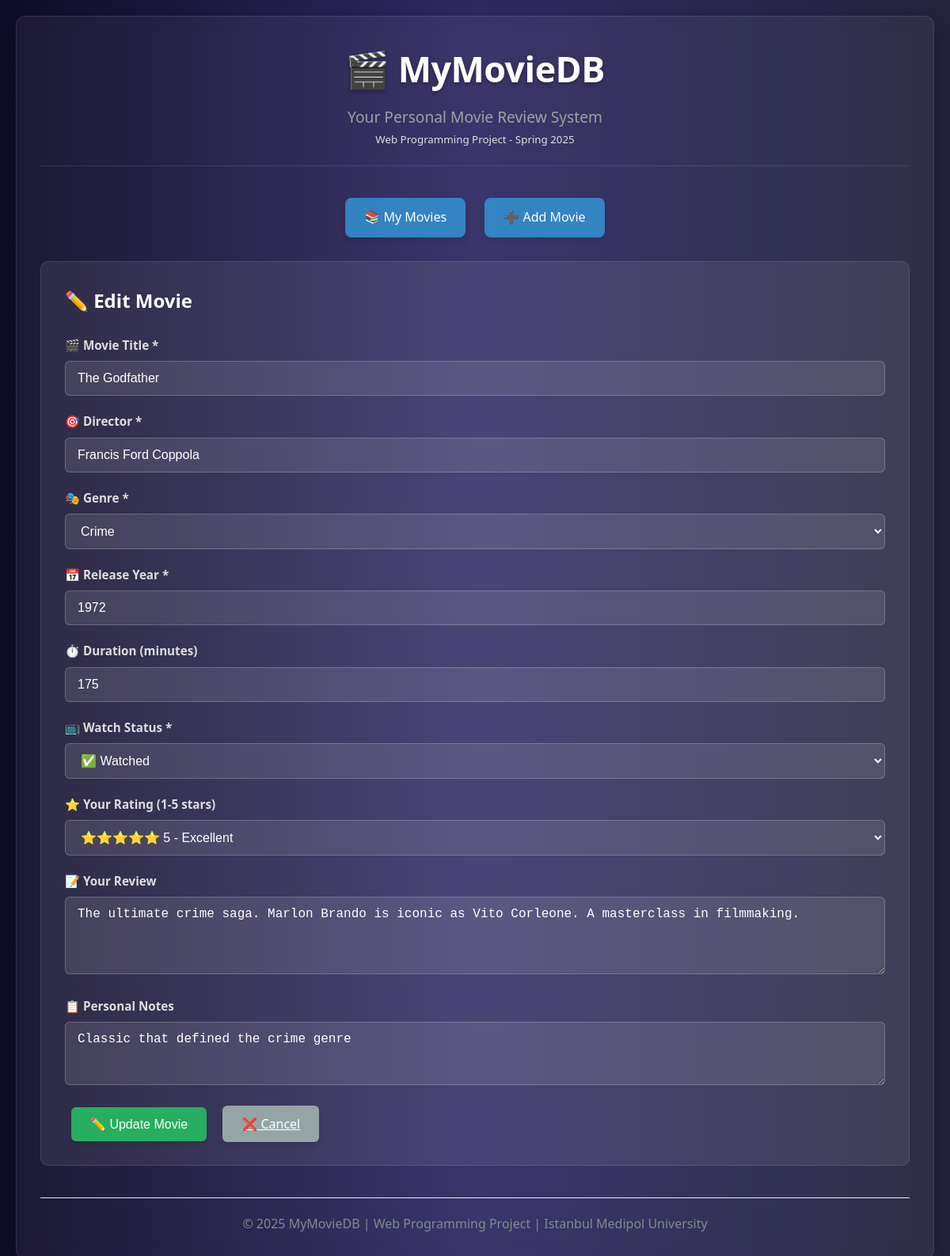
Screenshot of /?action=edit&id=3 with the database file from the repository.
### tables this page shows
CREATE TABLE `movies` (
  `id` int(11) NOT NULL,
  `title` varchar(255) NOT NULL,
  `director` varchar(255) NOT NULL,
  `genre` varchar(100) NOT NULL,
  `release_year` int(11) NOT NULL,
  `duration` int(11) DEFAULT NULL,
  `rating` int(11) DEFAULT NULL CHECK (`rating` >= 1 and `rating` <= 5),
  `watch_status` enum('want_to_watch','currently_watching','watched') DEFAULT 'want_to_watch',
  `review_text` text DEFAULT NULL,
  `personal_notes` text DEFAULT NULL,
  `date_added` timestamp NOT NULL DEFAULT current_timestamp()
);

### index.php (the view, shortened to what this page needs)
<?php
$action = $_GET['action'] ?? 'read';
try {
    $pdo = getDBConnection();
    $movies = [];
    $editMovie = null;
    if ($action === 'edit' && isset($_GET['id'])) {
        $stmt = $pdo->prepare("SELECT * FROM movies WHERE id = ?");
        $stmt->execute([$_GET['id']]);
        $editMovie = $stmt->fetch();
    }
} catch (Exception $e) {
    $error = "❌ Error: " . $e->getMessage();
}
?>
<!DOCTYPE html>
<html lang="en">
<head>
</head>
<body>
    <div class="container">
        <header class="header">
            <h1>🎬 MyMovieDB</h1>
            <p>Your Personal Movie Review System</p>
            <small>Web Programming Project - Spring 2025</small>
        </header>
        <nav class="nav">
            <a href="?action=read" class="<?= $action === 'read' ? 'active' : '' ?>">📚 My Movies</a>
            <a href="?action=create" class="<?= $action === 'create' ? 'active' : '' ?>">➕ Add Movie</a>
        </nav>
        <main>
            <?php if ($action === 'read'): ?>
                <section>
                    <h2>📖 My Movie Collection</h2>
                    <?php if (empty($movies)): ?>
                        <div class="empty-state">
                            <h3>🎬 No movies in your collection yet!</h3>
                            <p>Start building your movie library!</p>
                            <a href="?action=create" class="btn btn-primary">Add Your First Movie</a>
                        </div>
                    <?php else: ?>
                        <div class="stats-bar">
                            <p>📊 Total movies in your collection: <strong><?= count($movies) ?></strong></p>
                        </div>
                        <div class="movie-grid">
                            <?php foreach ($movies as $movie): ?>
                                <div class="movie-card">
                                    <div class="movie-header">
                                        <h3><?= htmlspecialchars($movie['title']) ?></h3>
                                        <small>Released: <?= $movie['release_year'] ?></small>
                                    </div>
                                    <div class="movie-info">
                                        <p><strong>🎯 Director:</strong> <?= htmlspecialchars($movie['director']) ?></p>
                                        <p><strong>🎭 Genre:</strong> <?= htmlspecialchars($movie['genre']) ?></p>
                                        <?php if ($movie['duration']): ?>
                                            <p><strong>⏱️ Duration:</strong> <?= $movie['duration'] ?> minutes</p>
                                        <?php endif; ?>
                                        <p><strong>📺 Status:</strong> <?= formatWatchStatus($movie['watch_status']) ?></p>
                                        <?php if ($movie['rating']): ?>
                                            <p><strong>⭐ My Rating:</strong> <?= displayStars($movie['rating']) ?></p>
                                        <?php endif; ?>
                                        <?php if ($movie['review_text']): ?>
                                            <p><strong>📝 Review:</strong> <?= htmlspecialchars(substr($movie['review_text'], 0, 100)) ?><?= strlen($movie['review_text']) > 100 ? '...' : '' ?></p>
                                        <?php endif; ?>
                                        <?php if ($movie['personal_notes']): ?>
                                            <p><strong>📋 Notes:</strong> <?= htmlspecialchars(substr($movie['personal_notes'], 0, 80)) ?><?= strlen($movie['personal_notes']) > 80 ? '...' : '' ?></p>
                                        <?php endif; ?>
                                    </div>
                                    <div class="movie-actions">
                                        <a href="?action=edit&id=<?= $movie['id'] ?>" class="btn btn-warning">✏️ Edit</a>
                                        <a href="?action=delete&id=<?= $movie['id'] ?>"
                                           onclick="return confirm('Are you sure you want to delete \"<?= htmlspecialchars($movie['title']) ?>\"?')"
                                           class="btn btn-danger">🗑️ Delete</a>
                                    </div>
                                </div>
                            <?php endforeach; ?>
                        </div>
                    <?php endif; ?>
                </section>
            <?php elseif ($action === 'create' || $action === 'edit'): ?>
                <section class="form-section">
                    <h2><?= $action === 'edit' ? '✏️ Edit Movie' : '🎬 Add New Movie' ?></h2>
                    <form method="POST" action="?action=<?= $action === 'edit' ? 'update' : 'create' ?>">
                        <div class="form-group">
                            <label for="title">🎬 Movie Title *</label>
                            <input type="text" id="title" name="title" required
                                   value="<?= htmlspecialchars($editMovie['title'] ?? '') ?>"
                                   placeholder="Enter movie title">
                        </div>
                        <div class="form-group">
                            <label for="director">🎯 Director *</label>
                            <input type="text" id="director" name="director" required
                                   value="<?= htmlspecialchars($editMovie['director'] ?? '') ?>"
                                   placeholder="Enter director name">
                        </div>
                        <div class="form-group">
                            <label for="genre">🎭 Genre *</label>
                            <select id="genre" name="genre" required>
                                <?php
                                $genres = ['Action', 'Adventure', 'Animation', 'Comedy', 'Crime', 'Drama', 'Fantasy', 'Horror', 'Romance', 'Sci-Fi', 'Thriller'];
                                foreach ($genres as $genre):
                                ?>
                                    <option value="<?= $genre ?>" <?= ($editMovie['genre'] ?? '') === $genre ? 'selected' : '' ?>>
                                        <?= $genre ?>
                                    </option>
                                <?php endforeach; ?>
                            </select>
                        </div>
                        <div class="form-group">
                            <label for="release_year">📅 Release Year *</label>
                            <input type="number" id="release_year" name="release_year" required
                                   min="1900" max="2030"
                                   value="<?= $editMovie['release_year'] ?? '' ?>"
                                   placeholder="2024">
                        </div>
                        <div class="form-group">
                            <label for="duration">⏱️ Duration (minutes)</label>
                            <input type="number" id="duration" name="duration"
                                   min="1" max="500"
                                   value="<?= $editMovie['duration'] ?? '' ?>"
                                   placeholder="120">
                        </div>
                        <div class="form-group">
                            <label for="watch_status">📺 Watch Status *</label>
                            <select id="watch_status" name="watch_status" required>
                                <option value="watched" <?= ($editMovie['watch_status'] ?? '') === 'watched' ? 'selected' : '' ?>>✅ Watched</option>
                            </select>
                        </div>
                        <div class="form-group">
                            <label for="rating">⭐ Your Rating (1-5 stars)</label>
                            <select id="rating" name="rating">
                                <option value="5" <?= ($editMovie['rating'] ?? '') == '5' ? 'selected' : '' ?>>⭐⭐⭐⭐⭐ 5 - Excellent</option>
                            </select>
                        </div>
                        <div class="form-group">
                            <label for="review_text">📝 Your Review</label>
                            <textarea id="review_text" name="review_text" rows="4"
                                      placeholder="Write your thoughts about this movie..."><?= htmlspecialchars($editMovie['review_text'] ?? '') ?></textarea>
                        </div>
                        <div class="form-group">
                            <label for="personal_notes">📋 Personal Notes</label>
                            <textarea id="personal_notes" name="personal_notes" rows="3"
                                      placeholder="Any personal notes, reminders, or comments..."><?= htmlspecialchars($editMovie['personal_notes'] ?? '') ?></textarea>
                        </div>
                        <div class="form-actions">
                            <button type="submit" class="btn btn-primary">
                                <?= $action === 'edit' ? '✏️ Update Movie' : '🎬 Add Movie' ?>
                            </button>
                            <a href="?action=read" class="btn btn-secondary">❌ Cancel</a>
                        </div>
                    </form>
                </section>
            <?php endif; ?>
        </main>
        <footer style="text-align: center; margin-top: 40px; padding-top: 20px; border-top: 1px solid #e9ecef; color: #7f8c8d;">
            <p>&copy; 2025 MyMovieDB | Web Programming Project | Istanbul Medipol University</p>
        </footer>
    </div>
</body>
</html>

### index.php (style rules this page uses)
* { margin: 0; padding: 0; box-sizing: border-box; }
body { font-family: 'Segoe UI', -apple-system, BlinkMacSystemFont, sans-serif; line-height: 1.6; color: #e0e0e0; background: linear-gradient(to right, #0f0c29, #302b63, #24243e); min-height: 100vh; padding: 20px; }
.container { max-width: 1200px; margin: 0 auto; background: rgba(255, 255, 255, 0.05); backdrop-filter: blur(10px); padding: 30px; border-radius: 12px; box-shadow: 0 8px 32px rgba(0, 0, 0, 0.3); border: 1px solid rgba(255, 255, 255, 0.1); }
.header { text-align: center; margin-bottom: 40px; padding-bottom: 20px; border-bottom: 1px solid rgba(255, 255, 255, 0.1); }
.header h1 { color: #fff; margin-bottom: 10px; font-size: 2.8em; font-weight: 700; letter-spacing: -0.5px; text-shadow: 0 2px 4px rgba(0, 0, 0, 0.3); }
.header p { color: #a0a0a0; font-size: 1.2em; font-weight: 400; }
.nav { text-align: center; margin-bottom: 30px; }
.nav a { display: inline-block; padding: 12px 24px; margin: 0 10px; background: rgba(52, 152, 219, 0.8); color: white; text-decoration: none; border-radius: 8px; transition: all 0.3s ease; font-weight: 500; box-shadow: 0 4px 6px rgba(0, 0, 0, 0.1); }
.form-section { margin: 30px 0; background: rgba(255, 255, 255, 0.08); padding: 30px; border-radius: 10px; border: 1px solid rgba(255, 255, 255, 0.1); }
.form-section h2 { margin-bottom: 25px; color: #fff; font-weight: 600; }
.form-group { margin-bottom: 20px; }
.form-group label { display: block; margin-bottom: 8px; font-weight: 600; color: #ddd; font-size: 0.95em; }
.form-group input, .form-group select, .form-group textarea { width: 100%; padding: 12px 15px; background: rgba(255, 255, 255, 0.1); border: 1px solid rgba(255, 255, 255, 0.2); border-radius: 6px; font-size: 16px; color: #fff; transition: all 0.3s ease; }
.btn { padding: 12px 24px; margin: 0 8px; border: none; border-radius: 6px; cursor: pointer; font-size: 16px; font-weight: 500; transition: all 0.3s ease; box-shadow: 0 4px 6px rgba(0, 0, 0, 0.1); }
.btn-primary { background: #27ae60; color: white; }
.btn-secondary { background: #95a5a6; color: white; }

### rows the page displays
movies: title "The Godfather", director "Francis Ford Coppola", genre "Crime", release_year "1972", duration "175", watch_status "✅ Watched", rating "⭐⭐⭐⭐⭐ 5 - Excellent", review_text "The ultimate crime saga. Marlon Brando is iconic as Vito Corleone. A masterclass in filmmaking.", personal_notes "Classic that defined the crime genre"
